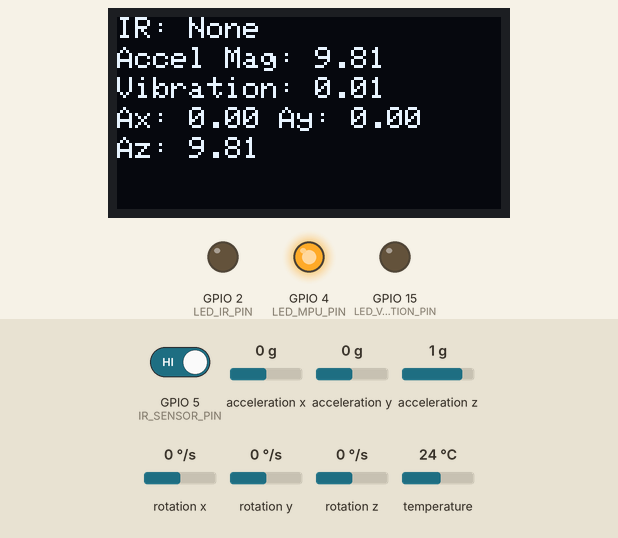
Bench run of a sketch on a simulated ESP32. Parts: 128×64 one-colour display, output pins drawn as LEDs (lit = HIGH). Inputs (shaded band) come from the test bench; at power-on: GPIO 5 (IR_SENSOR_PIN) HIGH, acceleration x 0 g, acceleration y 0 g, acceleration z 1 g, rotation x 0 °/s, rotation y 0 °/s, rotation z 0 °/s, temperature 24 °C. WiFi joins after 1.5 s; servers stay silent unless stated; web services answer with replies made up by the test bench; what the sketch prints to the serial monitor is not drawn.

Above: at 3.8 s.
3.9 s: GPIO 5 (IR_SENSOR_PIN) driven LOW
At 9.3 s:
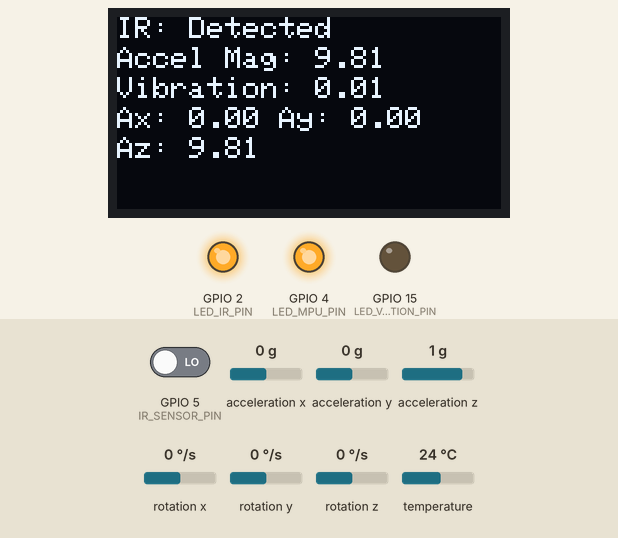
9.7 s: acceleration x set to -0.4 g
At 14.3 s:
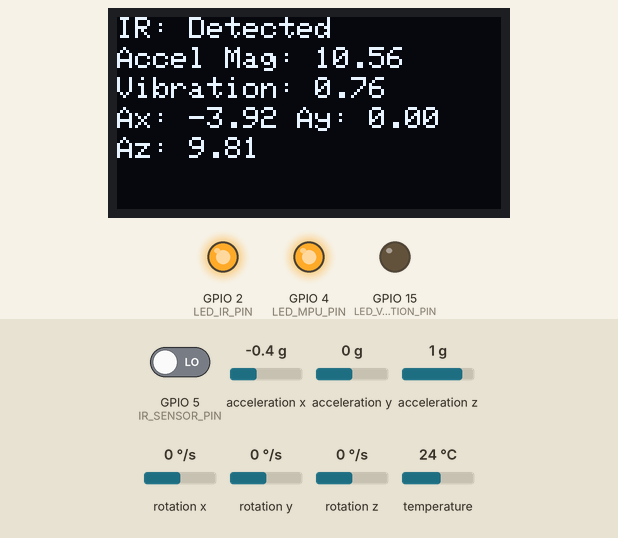
15.5 s: acceleration x set to -0.7 g
At 19.3 s:
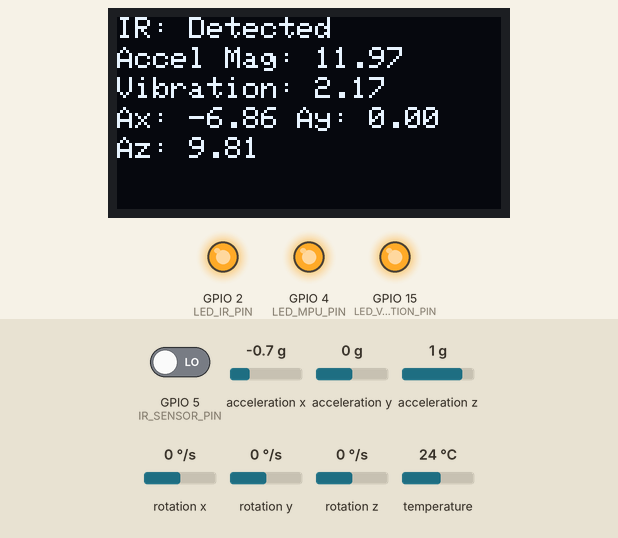
21.3 s: GPIO 5 (IR_SENSOR_PIN) driven HIGH
At 24.3 s:
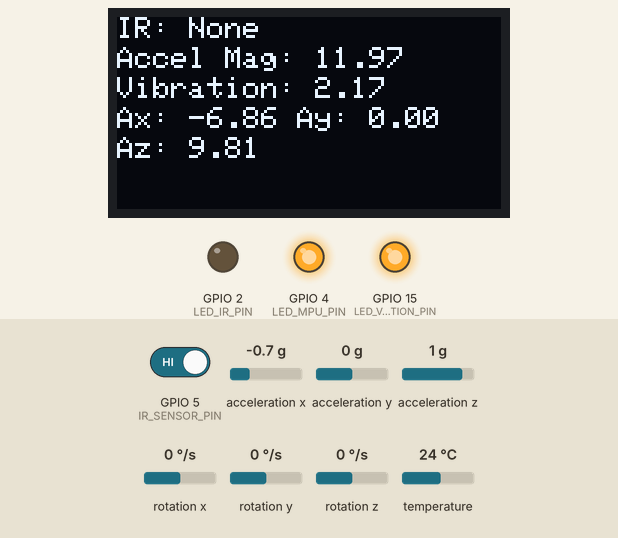
27.1 s: acceleration y set to -1.4 g
At 29.3 s:
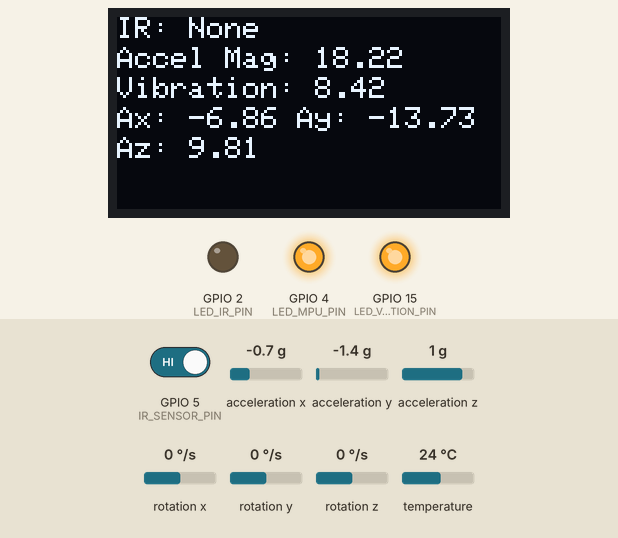
32.9 s: GPIO 5 (IR_SENSOR_PIN) driven LOW
At 35.4 s:
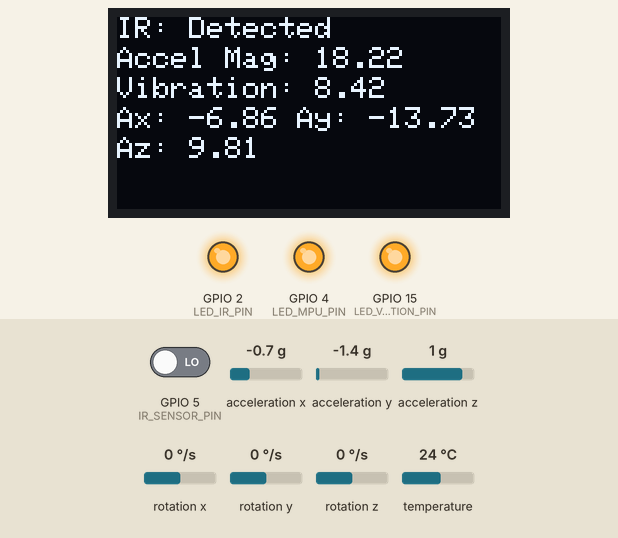
Timing chart, 0 to 36.9 s (numbered marks = the images above; inputs shaded):
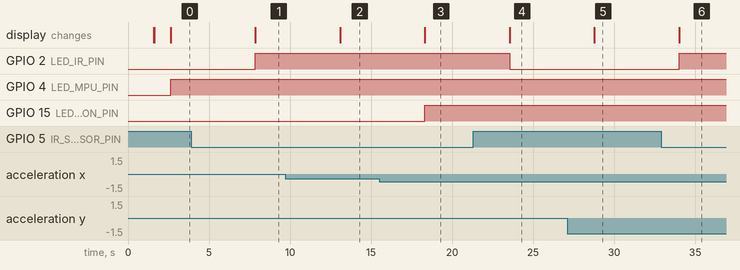

Measured:
- the behaviour switches between -0.5 and -0.6 g on acceleration x (found by bisection; images 2 and 3)
- after the input at 3.9 s, GPIO 2 (LED_IR_PIN): LOW → HIGH after 4.0 s; the display: changes after 4.0 s (image 1)
- after the input at 9.7 s, the display: changes after 3.4 s (image 2)
- after the input at 15.5 s, GPIO 15 (LED_VIBRATION_PIN): LOW → HIGH after 2.8 s; the display: changes after 2.8 s (image 3)
- after the input at 21.3 s, GPIO 2 (LED_IR_PIN): HIGH → LOW after 2.3 s; the display: changes after 2.3 s (image 4)
- after the input at 27.1 s, the display: changes after 1.7 s (image 5)
- after the input at 32.9 s, GPIO 2 (LED_IR_PIN): LOW → HIGH after 1.1 s; the display: changes after 1.1 s (image 6)

The sketch:

Hardware_testing.ino
```cpp
#include <Wire.h>
#include <WiFi.h>
#include <HTTPClient.h>
#include <Adafruit_MPU6050.h>
#include <Adafruit_Sensor.h>
#include <Adafruit_SSD1306.h>
#include <Adafruit_GFX.h>
#include <math.h>

// OLED display config
#define SCREEN_WIDTH 128
#define SCREEN_HEIGHT 64
#define OLED_RESET    -1
Adafruit_SSD1306 display(SCREEN_WIDTH, SCREEN_HEIGHT, &Wire, OLED_RESET);

// Pins
#define IR_SENSOR_PIN 5
#define LED_IR_PIN 2
#define LED_MPU_PIN 4
#define LED_VIBRATION_PIN 15

// WiFi credentials
const char* ssid = "Vivo_T1";
const char* password = "1234567890";

// ThingSpeak
String thingSpeakApiKey = "SGZRZMAO84TK4UTV";
const char* server = "http://api.thingspeak.com/update";

// Sensor
Adafruit_MPU6050 mpu;

// Constants
const float gravity = 9.8;
const float accelThreshold = 3.0;
const float vibrationThreshold = 1.5;

void setup() {
  Serial.begin(115200);

  pinMode(IR_SENSOR_PIN, INPUT);
  pinMode(LED_IR_PIN, OUTPUT);
  pinMode(LED_MPU_PIN, OUTPUT);
  pinMode(LED_VIBRATION_PIN, OUTPUT);

  Wire.begin(21, 22); // I2C pins for ESP32

  // OLED init
  if (!display.begin(SSD1306_SWITCHCAPVCC, 0x3C)) {
    Serial.println("OLED not found");
    while (true);
  }
  display.clearDisplay();
  display.setTextColor(SSD1306_WHITE);
  display.setTextSize(1);
  display.setCursor(0, 0);
  display.println("Initializing...");
  display.display();

  // WiFi connect
  WiFi.begin(ssid, password);
  while (WiFi.status() != WL_CONNECTED) {
    delay(500);
    Serial.print(".");
  }
  Serial.println("\nWiFi connected");
  display.clearDisplay();
  display.setCursor(0, 0);
  display.println("WiFi Connected");
  display.display();

  // MPU6050 init
  if (!mpu.begin(0x68, &Wire)) {
    Serial.println("MPU6050 not found!");
    display.setCursor(0, 10);
    display.println("MPU6050 Error!");
    display.display();
    while (true);
  }

  display.setCursor(0, 10);
  display.println("MPU6050 Ready");
  display.display();
  delay(1000);
  display.clearDisplay();
}

void loop() {
  sensors_event_t a, g, temp;
  mpu.getEvent(&a, &g, &temp);

  float accelMagnitude = sqrt(
    a.acceleration.x * a.acceleration.x +
    a.acceleration.y * a.acceleration.y +
    a.acceleration.z * a.acceleration.z
  );

  float vibration = fabs(accelMagnitude - gravity);

  // IR sensor
  bool objectDetected = digitalRead(IR_SENSOR_PIN) == LOW;

  // OLED Output
  display.clearDisplay();
  display.setCursor(0, 0);
  display.print("IR: ");
  display.println(objectDetected ? "Detected" : "None");

  display.setCursor(0, 10);
  display.print("Accel Mag: ");
  display.println(accelMagnitude, 2);

  display.setCursor(0, 20);
  display.print("Vibration: ");
  display.println(vibration, 2);

  display.setCursor(0, 30);
  display.print("Ax: ");
  display.print(a.acceleration.x, 2);
  display.print(" Ay: ");
  display.println(a.acceleration.y, 2);

  display.setCursor(0, 40);
  display.print("Az: ");
  display.println(a.acceleration.z, 2);

  display.display();

  // Debug Serial
  Serial.print("IR: ");
  Serial.print(objectDetected);
  Serial.print(" | Vibration: ");
  Serial.println(vibration, 2);

  // LEDs
  digitalWrite(LED_IR_PIN, objectDetected ? HIGH : LOW);
  digitalWrite(LED_MPU_PIN,
    fabs(a.acceleration.x) > accelThreshold ||
    fabs(a.acceleration.y) > accelThreshold ||
    fabs(a.acceleration.z) > accelThreshold ? HIGH : LOW
  );
  digitalWrite(LED_VIBRATION_PIN, vibration > vibrationThreshold ? HIGH : LOW);

  // Send to ThingSpeak
  if (WiFi.status() == WL_CONNECTED) {
    HTTPClient http;
    String url = server;
    url += "?api_key=" + thingSpeakApiKey;
    url += "&field1=" + String(objectDetected);
    url += "&field2=" + String(a.acceleration.x);
    url += "&field3=" + String(a.acceleration.y);
    url += "&field4=" + String(a.acceleration.z);
    url += "&field5=" + String(vibration);

    http.begin(url);
    int httpResponseCode = http.GET();
    Serial.print("ThingSpeak Code: ");
    Serial.println(httpResponseCode);
    http.end();
  }

  delay(5000);  // ThingSpeak limit
}
```
